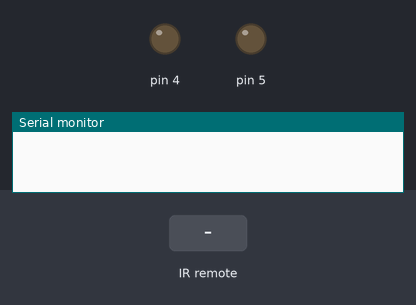
Simulated run of this sketch. Board: Arduino Uno, built with avr-gcc and run on an emulated ATmega328P. On the bench: output pins drawn as LEDs (lit = HIGH), the last lines printed to the serial monitor. The inputs (shaded band) are chosen by the test bench.

Above: at 1.2 s.
1.3 s: infrared code 0xFF30CF received
At 1.7 s:
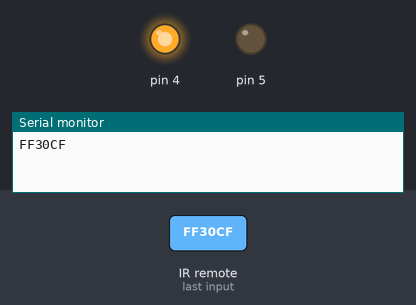
3.3 s: infrared code 0xFF18E7 received
At 3.7 s:
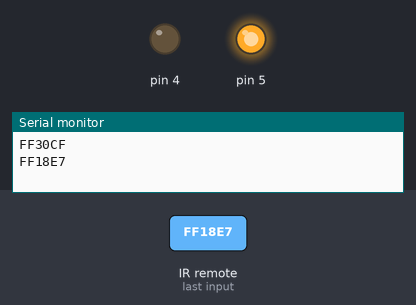
Timing chart, 0 to 6.3 s (numbered marks = the images above; inputs shaded):
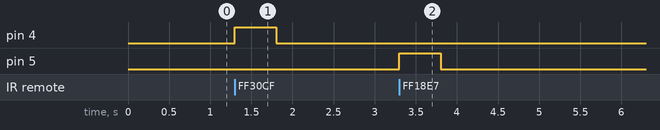

Measured:
- after the input at 1.3 s, pin 4: LOW → HIGH at once, → LOW 0.50 s later
- after the input at 3.3 s, pin 5: LOW → HIGH at once, → LOW 0.50 s later

The sketch:

IRreciver.ino
```cpp
#include <IRremote.h>
int IRpin = 2;
IRrecv IR(IRpin);
decode_results cmd;

void setup() {
  Serial.begin(9600);
  IR.enableIRIn();
  pinMode(4, OUTPUT);
  pinMode(5, OUTPUT);
}

void loop() {
  if (IR.decode(&cmd)) {
    Serial.println(cmd.value, HEX);

    if (cmd.value == 0xFF30CF) {   // button 1
      digitalWrite(4, HIGH);
      digitalWrite(5, LOW);
    }

    if (cmd.value == 0xFF18E7) {   // button 2
      digitalWrite(4, LOW);
      digitalWrite(5, HIGH);
    }

    delay(500);
    IR.resume();
    digitalWrite(4, LOW);
    digitalWrite(5, LOW);
  }
}
```
